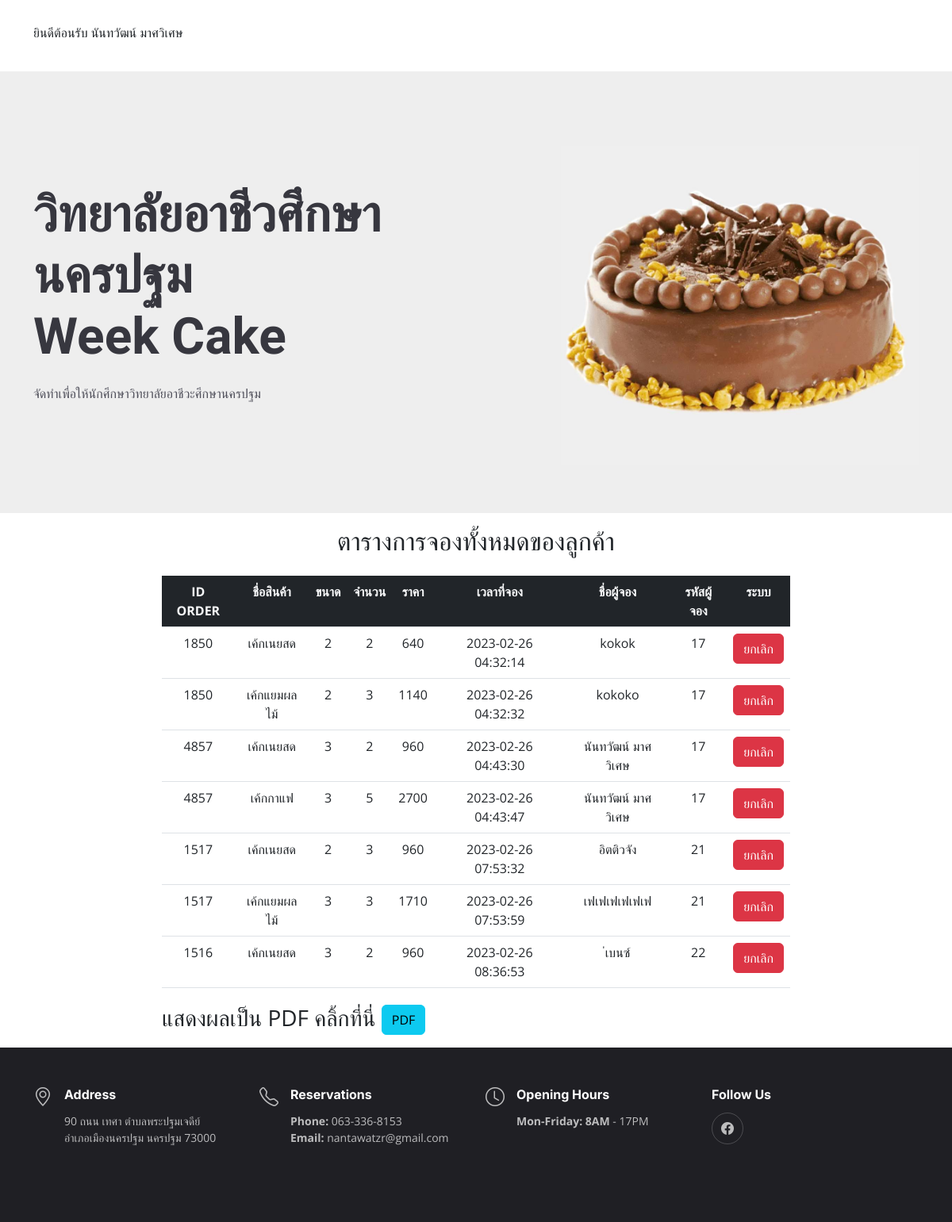
/recipient.php (signed in), run on the app's committed database.
### tables this page shows
CREATE TABLE `users` (
  `id` int(10) NOT NULL,
  `firstname` varchar(255) NOT NULL,
  `lastname` varchar(255) NOT NULL,
  `email` varchar(255) NOT NULL,
  `password` varchar(255) NOT NULL,
  `urole` varchar(255) NOT NULL,
  `created_at` timestamp NOT NULL DEFAULT current_timestamp(),
  `department` varchar(255) DEFAULT NULL,
  `class` varchar(255) DEFAULT NULL
);

CREATE TABLE `reserve` (
  `id_rs` int(11) NOT NULL,
  `name_pd` varchar(225) NOT NULL,
  `size_pd` int(11) NOT NULL,
  `date_rs` timestamp NOT NULL DEFAULT current_timestamp(),
  `name_rs` varchar(225) NOT NULL,
  `price` int(11) NOT NULL,
  `qty` int(11) NOT NULL,
  `name_rp` varchar(225) DEFAULT NULL
);

### recipient.php (the view, shortened to what this page needs)
<?php
    require_once 'config/db.php';
    $sql = "SELECT * FROM reserve";
    $qUser = $conn->query($sql);
?>
<!DOCTYPE html>
<html lang="en">
<head>
<?php
            if (isset($_SESSION['admin_login'])){
                $user_id = $_SESSION['admin_login'];
                $stmt = $conn->query("SELECT * FROM users WHERE id = $user_id");
                $stmt->execute();
                $row = $stmt->fetch(PDO::FETCH_ASSOC);
            }
        ?>
  <link href="https://cdn.jsdelivr.net/npm/bootstrap@5.2.1/dist/css/bootstrap.min.css" rel="stylesheet"
>
  <link href="assets/vendor/bootstrap/css/bootstrap.min.css" rel="stylesheet">
  <link href="assets/vendor/bootstrap-icons/bootstrap-icons.css" rel="stylesheet">
  <link href="assets/vendor/aos/aos.css" rel="stylesheet">
  <link href="assets/vendor/glightbox/css/glightbox.min.css" rel="stylesheet">
  <link href="assets/vendor/swiper/swiper-bundle.min.css" rel="stylesheet">
  <link href="assets/css/main.css" rel="stylesheet">
</head>
<body>
  <header id="header" class="header fixed-top d-flex align-items-center">
    <div class="container d-flex align-items-center justify-content-between">
      <a href="index.html" class="logo d-flex align-items-center me-auto me-lg-0">
        <p class="ms-auto mt-2 text-dark" href="#">ยินดีต้อนรับ <?php echo $row['firstname'].' '. $row['lastname'] ?></p>
      </a>
    </div>
  </header>
  <section id="hero" class="hero d-flex align-items-center section-bg">
    <div class="container">
      <div class="row justify-content-between gy-5">
        <div class="col-lg-6 order-2 order-lg-1 d-flex flex-column justify-content-center align-items-center align-items-lg-start text-center text-lg-start">
          <h2 data-aos="fade-up">วิทยาลัยอาชีวศึกษานครปฐม<br>Week Cake</h2>
          <p data-aos="fade-up" data-aos-delay="100">จัดทำเพื่อให้นักศึกษาวิทยาลัยอาชีวะศึกษานครปฐม</p>
        </div>
        <div class="col-lg-5 order-1 order-lg-2 text-center text-lg-start">
          <img src="assets/img/484.jpg" class="img-fluid" alt="" data-aos="zoom-out" data-aos-delay="300">
        </div>
      </div>
    </div>
  </section>
  <main id="main">
  <form action="pdf_order.php" method="post">
  <div class="row">
        <div class="container col-md-8 col-sm-12 mt-3">
            <div class="h2 text-center mb-4"> ตารางการจองทั้งหมดของลูกค้า</div>
            <table class="table mt-3 text-center" id="table-emp">
                    <tr class="bg-dark text-light">
                        <th>ID ORDER</th>
                        <th>ชื่อสินค้า</th>
                        <th>ขนาด</th>
                        <th>จำนวน</th>
                        <th>ราคา</th>
                        <th>เวลาที่จอง</th>
                        <th>ชื่อผู้จอง</th>
                        <th>รหัสผู้จอง</th>
                        <th>ระบบ</th>
                    </tr>
                    <?php
                    while ($row = $qUser->fetch(PDO::FETCH_OBJ)) {
                    ?>
                    <tr>
                        <td><?php echo $row->id_rs?></td>
                        <td><?php echo $row->name_pd?></td>
                        <td><?php echo $row->size_pd;?></td>
                        <td><?php echo $row->qty; ?></td>
                        <td><?php echo $row->price; ?></td>
                        <td><?php echo $row->date_rs; ?></td>
                        <td><?php echo $row->name_rs; ?></td>
                        <td><?php echo $row->name_rp; ?></td>
                        <td><a href="delete.php?id=<?php echo $row->id_rs ?>"><div name="btn-delete" class="btn btn-danger">ยกเลิก</div></a></td>
                    </tr>
                    <?php
                    }
                    ?>
            </table>
            <p class="fs-3">แสดงผลเป็น PDF คลิ้กที่นี่ <button class="btn btn-info" name="pdf">PDF</button></p>
        </div>
        </div>
  </form>
  </main>
  <footer id="footer" class="footer">
    <div class="container">
      <div class="row gy-3">
        <div class="col-lg-3 col-md-6 d-flex">
          <i class="bi bi-geo-alt icon"></i>
          <div>
            <h4>Address</h4>
            <p>
              90 ถนน เทศา ตำบลพระปฐมเจดีย์ <br>
              อำเภอเมืองนครปฐม นครปฐม 73000<br>
            </p>
          </div>
        </div>
        <div class="col-lg-3 col-md-6 footer-links d-flex">
          <i class="bi bi-telephone icon"></i>
          <div>
            <h4>Reservations</h4>
            <p>
              <strong>Phone:</strong> 063-336-8153<br>
              <strong>Email:</strong> nantawatzr@gmail.com<br>
            </p>
          </div>
        </div>
        <div class="col-lg-3 col-md-6 footer-links d-flex">
          <i class="bi bi-clock icon"></i>
          <div>
            <h4>Opening Hours</h4>
            <p>
              <strong>Mon-Friday: 8AM</strong> - 17PM<br>
            </p>
          </div>
        </div>
        <div class="col-lg-3 col-md-6 footer-links">
          <h4>Follow Us</h4>
          <div class="social-links d-flex">
            <a href="https://www.facebook.com/profile.php?id=100027461245012" class="facebook"><i class="bi bi-facebook"></i></a>
          </div>
        </div>
      </div>
    </div>
</body>
</html>

### assets/css/main.css (style rules this page uses)
:root { --font-default: "Open Sans", system-ui, -apple-system, "Segoe UI", Roboto, "Helvetica Neue", Arial, "Noto Sans", "Liberation Sans", sans-serif, "Apple Color Emoji", "Segoe UI Emoji", "Segoe UI Symbol", "Noto Color Emoji"; --font-primary: "Amatic SC", sans-serif; --font-secondary: "Inter", sans-serif; }
:root { --color-default: #212529; --color-primary: #ce1212; --color-secondary: #37373f; }
:root { scroll-behavior: smooth; }
body { font-family: var(--font-default); color: var(--color-default); }
a { color: var(--color-primary); text-decoration: none; }
h1, h2, h3, h4, h5, h6 { font-family: var(--font-secondary); }
section { overflow: hidden; padding: 80px 0; }
.section-bg { background-color: #eee; }
.header { background: #fff; transition: all 0.5s; z-index: 997; height: 90px; border-bottom: 1px solid #fff; }
section { scroll-margin-top: 90px; }
.hero { width: 100%; background-size: cover; position: relative; min-height: 60vh; padding: 160px 0 60px 0; }
.hero h2 { font-size: 64px; font-weight: 700; margin-bottom: 20px; color: var(--color-secondary); font-family: var(--font-primary); }
.hero p { color: #4f4f5a; font-weight: 400; margin-bottom: 30px; }
.footer { font-size: 14px; background-color: #1f1f24; padding: 50px 0; color: rgba(255, 255, 255, 0.7); }
.footer .icon { margin-right: 15px; font-size: 24px; line-height: 0; }
.footer h4 { font-size: 16px; font-weight: bold; position: relative; padding-bottom: 5px; color: #fff; }
.footer .footer-links { margin-bottom: 30px; }
.footer .social-links a { display: flex; align-items: center; justify-content: center; width: 40px; height: 40px; border-radius: 50%; border: 1px solid rgba(255, 255, 255, 0.2); font-size: 16px; color: rgba(255, 255, 255, 0.7); margin-right: 10px; transition: 0.3s; }

### data on the page
users: firstname "นันทวัฒน์", lastname "มาศวิเศษ"
reserve: id_rs "1850", name_pd "เค้กเนยสด", size_pd "2", qty "2", price "640", date_rs "2023-02-26 04:32:14", name_rs "kokok", name_rp "17"
reserve: id_rs "1850", name_pd "เค้กแยมผลไม้", size_pd "2", qty "3", price "1140", date_rs "2023-02-26 04:32:32", name_rs "kokoko", name_rp "17"
reserve: id_rs "4857", name_pd "เค้กเนยสด", size_pd "3", qty "2", price "960", date_rs "2023-02-26 04:43:30", name_rs "นันทวัฒน์ มาศวิเศษ", name_rp "17"
reserve: id_rs "4857", name_pd "เค้กกาแฟ", size_pd "3", qty "5", price "2700", date_rs "2023-02-26 04:43:47", name_rs "นันทวัฒน์ มาศวิเศษ", name_rp "17"
reserve: id_rs "1517", name_pd "เค้กเนยสด", size_pd "2", qty "3", price "960", date_rs "2023-02-26 07:53:32", name_rs "อิตติวจัง", name_rp "21"
reserve: id_rs "1517", name_pd "เค้กแยมผลไม้", size_pd "3", qty "3", price "1710", date_rs "2023-02-26 07:53:59", name_rs "เฟเฟเฟเฟเฟเฟ", name_rp "21"
reserve: id_rs "1516", name_pd "เค้กเนยสด", size_pd "3", qty "2", price "960", date_rs "2023-02-26 08:36:53", name_rs "่เบนซ์", name_rp "22"
